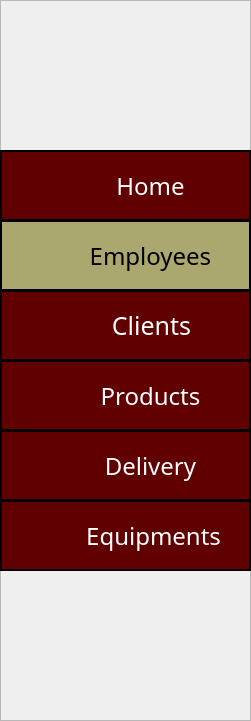
      <widget class="QFrame" name="frame">
       <property name="geometry">
        <rect>
         <x>0</x>
         <y>0</y>
         <width>251</width>
         <height>721</height>
        </rect>
       </property>
       <property name="styleSheet">
        <string notr="true">#frame{border: 2px solid black;
	

	background-color: rgb(139, 21, 21);
background-color: rgb(97, 0, 0);
border-radius: 15px;

}</string>
       </property>
       <property name="frameShape">
        <enum>QFrame::StyledPanel</enum>
       </property>
       <property name="frameShadow">
        <enum>QFrame::Raised</enum>
       </property>
       <widget class="QLabel" name="label_2">
        <property name="geometry">
         <rect>
          <x>25</x>
          <y>60</y>
          <width>41</width>
          <height>31</height>
         </rect>
        </property>
        <property name="text">
         <string/>
        </property>
        <property name="pixmap">
         <pixmap>../../Downloads/menu (2).png</pixmap>
        </property>
        <property name="scaledContents">
         <bool>true</bool>
        </property>
       </widget>
       <widget class="QLabel" name="label">
        <property name="geometry">
         <rect>
          <x>90</x>
          <y>30</y>
          <width>91</width>
          <height>91</height>
         </rect>
        </property>
        <property name="text">
         <string/>
        </property>
        <property name="pixmap">
         <pixmap>../../Pictures/logo1-2.png</pixmap>
        </property>
        <property name="scaledContents">
         <bool>true</bool>
        </property>
       </widget>
       <widget class="QToolButton" name="toolButton">
        <property name="geometry">
         <rect>
          <x>0</x>
          <y>220</y>
          <width>251</width>
          <height>71</height>
         </rect>
        </property>
        <property name="font">
         <font>
          <family>Rage Italic</family>
          <pointsize>18</pointsize>
         </font>
        </property>
        <property name="styleSheet">
         <string notr="true">color: rgb(0, 0, 0);
background-color: rgb(171, 168, 111);
border: 2px solid black;

</string>
        </property>
        <property name="text">
         <string>        Employees</string>
        </property>
        <property name="iconSize">
         <size>
          <width>20</width>
          <height>20</height>
         </size>
        </property>
        <property name="checkable">
         <bool>false</bool>
        </property>
       </widget>
       <widget class="QLabel" name="label_4">
        <property name="geometry">
         <rect>
          <x>20</x>
          <y>230</y>
          <width>41</width>
          <height>41</height>
         </rect>
        </property>
        <property name="text">
         <string/>
        </property>
        <property name="pixmap">
         <pixmap>../../Downloads/employees (1).png</pixmap>
        </property>
        <property name="scaledContents">
         <bool>true</bool>
        </property>
       </widget>
       <widget class="QToolButton" name="toolButton_2">
        <property name="geometry">
         <rect>
          <x>0</x>
          <y>290</y>
          <width>251</width>
          <height>71</height>
         </rect>
        </property>
        <property name="font">
         <font>
          <family>Rage Italic</family>
          <pointsize>19</pointsize>
         </font>
        </property>
        <property name="styleSheet">
         <string notr="true">color: rgb(0, 0, 0);
color: rgb(255, 255, 255);

	background-color: rgb(139, 21, 21);
background-color: rgb(97, 0, 0);
border: 2px solid black;</string>
        </property>
        <property name="text">
         <string>        Clients</string>
        </property>
        <property name="iconSize">
         <size>
          <width>20</width>
          <height>20</height>
         </size>
        </property>
        <property name="checkable">
         <bool>false</bool>
        </property>
       </widget>
       <widget class="QLabel" name="label_7">
        <property name="geometry">
         <rect>
          <x>20</x>
          <y>300</y>
          <width>41</width>
          <height>41</height>
         </rect>
        </property>
        <property name="text">
         <string/>
        </property>
        <property name="pixmap">
         <pixmap>../../Downloads/client.png</pixmap>
        </property>
        <property name="scaledContents">
         <bool>true</bool>
        </property>
       </widget>
       <widget class="QToolButton" name="toolButton_5">
        <property name="geometry">
         <rect>
          <x>0</x>
          <y>360</y>
          <width>251</width>
          <height>71</height>
         </rect>
        </property>
        <property name="font">
         <font>
          <family>Rage Italic</family>
          <pointsize>18</pointsize>
         </font>
        </property>
        <property name="styleSheet">
         <string notr="true">color: rgb(0, 0, 0);
color: rgb(255, 255, 255);

	background-color: rgb(139, 21, 21);
background-color: rgb(97, 0, 0);
border: 2px solid black;
</string>
        </property>
        <property name="text">
         <string>        Products</string>
        </property>
        <property name="iconSize">
         <size>
          <width>20</width>
          <height>20</height>
         </size>
        </property>
        <property name="checkable">
         <bool>false</bool>
        </property>
       </widget>
       <widget class="QLabel" name="label_8">
        <property name="geometry">
         <rect>
          <x>20</x>
          <y>370</y>
          <width>41</width>
          <height>41</height>
         </rect>
        </property>
        <property name="text">
         <string/>
        </property>
        <property name="pixmap">
         <pixmap>../../Downloads/canned-food.png</pixmap>
        </property>
        <property name="scaledContents">
         <bool>true</bool>
        </property>
       </widget>
       <widget class="QToolButton" name="toolButton_6">
        <property name="geometry">
         <rect>
          <x>0</x>
          <y>430</y>
          <width>251</width>
          <height>71</height>
         </rect>
        </property>
        <property name="font">
         <font>
          <family>Rage Italic</family>
          <pointsize>18</pointsize>
         </font>
        </property>
        <property name="styleSheet">
         <string notr="true">color: rgb(0, 0, 0);
color: rgb(255, 255, 255);

	background-color: rgb(139, 21, 21);
background-color: rgb(97, 0, 0);
border: 2px solid black;</string>
        </property>
        <property name="text">
         <string>        Delivery</string>
        </property>
        <property name="iconSize">
         <size>
          <width>20</width>
          <height>20</height>
         </size>
        </property>
        <property name="checkable">
         <bool>false</bool>
        </property>
       </widget>
       <widget class="QLabel" name="label_9">
        <property name="geometry">
         <rect>
          <x>20</x>
          <y>440</y>
          <width>41</width>
          <height>41</height>
         </rect>
        </property>
        <property name="text">
         <string/>
        </property>
        <property name="pixmap">
         <pixmap>../../Downloads/delivery-bike.png</pixmap>
        </property>
        <property name="scaledContents">
         <bool>true</bool>
        </property>
       </widget>
       <widget class="QToolButton" name="toolButton_7">
        <property name="geometry">
         <rect>
          <x>0</x>
          <y>500</y>
          <width>251</width>
          <height>71</height>
         </rect>
        </property>
        <property name="font">
         <font>
          <family>Rage Italic</family>
          <pointsize>18</pointsize>
          <italic>false</italic>
          <bold>false</bold>
          <kerning>true</kerning>
         </font>
        </property>
        <property name="styleSheet">
         <string notr="true">color: rgb(0, 0, 0);
color: rgb(255, 255, 255);

	background-color: rgb(139, 21, 21);
background-color: rgb(97, 0, 0);
border: 2px solid black;</string>
        </property>
        <property name="text">
         <string>         Equipments</string>
        </property>
        <property name="iconSize">
         <size>
          <width>20</width>
          <height>20</height>
         </size>
        </property>
        <property name="checkable">
         <bool>false</bool>
        </property>
       </widget>
       <widget class="QLabel" name="label_10">
        <property name="geometry">
         <rect>
          <x>20</x>
          <y>510</y>
          <width>41</width>
          <height>41</height>
         </rect>
        </property>
        <property name="text">
         <string/>
        </property>
        <property name="pixmap">
         <pixmap>../../Downloads/image (1).png</pixmap>
        </property>
        <property name="scaledContents">
         <bool>true</bool>
        </property>
       </widget>
       <widget class="QLabel" name="label_11">
        <property name="geometry">
         <rect>
          <x>160</x>
          <y>630</y>
          <width>41</width>
          <height>41</height>
         </rect>
        </property>
        <property name="text">
         <string/>
        </property>
        <property name="pixmap">
         <pixmap>../../Downloads/check-out (1) (1).png</pixmap>
        </property>
        <property name="scaledContents">
         <bool>true</bool>
        </property>
       </widget>
       <widget class="QLabel" name="label_12">
        <property name="geometry">
         <rect>
          <x>60</x>
          <y>630</y>
          <width>41</width>
          <height>41</height>
         </rect>
        </property>
        <property name="text">
         <string/>
        </property>
        <property name="pixmap">
         <pixmap>../../Downloads/gear.png</pixmap>
        </property>
        <property name="scaledContents">
         <bool>true</bool>
        </property>
       </widget>
       <widget class="QToolButton" name="toolButton_3">
        <property name="geometry">
         <rect>
          <x>0</x>
          <y>150</y>
          <width>251</width>
          <height>71</height>
         </rect>
        </property>
        <property name="font">
         <font>
          <family>Rage Italic</family>
          <pointsize>18</pointsize>
          <bold>false</bold>
         </font>
        </property>
        <property name="styleSheet">
         <string notr="true">color: rgb(0, 0, 0);
color: rgb(255, 255, 255);

	background-color: rgb(139, 21, 21);
background-color: rgb(97, 0, 0);
border: 2px solid black;</string>
        </property>
        <property name="text">
         <string>        Home</string>
        </property>
        <property name="iconSize">
         <size>
          <width>20</width>
          <height>20</height>
         </size>
        </property>
        <property name="checkable">
         <bool>false</bool>
        </property>
       </widget>
       <widget class="QLabel" name="label_14">
        <property name="geometry">
         <rect>
          <x>20</x>
          <y>160</y>
          <width>41</width>
          <height>41</height>
         </rect>
        </property>
        <property name="text">
         <string/>
        </property>
        <property name="pixmap">
         <pixmap>../../Downloads/home (3).png</pixmap>
        </property>
        <property name="scaledContents">
         <bool>true</bool>
        </property>
       </widget>
      </widget>
